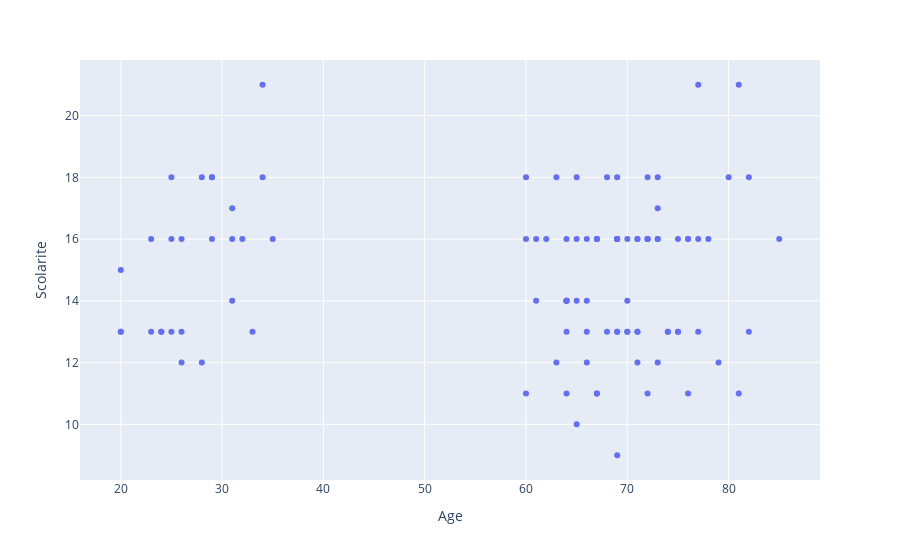

The cell this chart's notebook holds for it:
### Code cell
fig = px.scatter(data, x="Age", y="Scolarite")
#fig.show()
#plt.savefig('tessstttyyy.png', dpi=100)

#plt.draw()
fig

### Figure 1 — Plotly figure (JSON) as saved in the notebook; plotly's stock layout.template omitted (floating-point values rounded to 4 significant figures)
{"data": [{"hovertemplate": "Age=%{x}<br>Scolarite=%{y}<extra></extra>", "legendgroup": "", "marker": {"color": "#636efa", "symbol": "circle"}, "mode": "markers", "name": "", "showlegend": false, "type": "scatter", "x": [67, 77, 66, 79, 80, 69, 69, 76, 67, 75, 78, 71, 82, 68, 73, 60, 69, 71, 72, 67, 66, 73, 72, 64, 65, 85, 72, 81, 73, 65, 67, 69, 75, 69, 64, 64, 73, 70, 75, 65, 76, 70, 71, 72, 64, 69, 74, 81, 64, 73, 82, 70, 77, 67, 64, 69, 76, 60, 68, 70, 74, 71, 61, 63, 66, 61, 72, 64, 77, 63, 65, 69, 66, 71, 60, 62, 25, 20, 24, 28, 23, 25, 20, 24, 20, 31, 28, 33, 25, 32, 26, 29, 23, 26, 31, 31, 29, 34, 34, 26, 29, 35, null, null, null, null], "xaxis": "x", "y": [11, 16, 16, 12, 18, 18, 13, 11, 11, 16, 16, 12, 18, 18, 18, 18, 13, 13, 16, 16, 12, 12, 18, 14, 14, 16, 11, 11, 16, 10, 16, 16, 13, 16, 16, 11, 17, 13, 13, 18, 16, 14, 16, 16, 14, 16, 13, 21, 14, 16, 13, 13, 21, 16, 13, 9, 16, 11, 13, 16, 13, 16, 14, 18, 13, 16, 16, 14, 13, 12, 16, 16, 14, 13, 16, 16, 16, 15, 13, 18, 13, 18, 13, 13, 13, 14, 12, 13, 13, 16, 12, 16, 16, 13, 16, 17, 18, 18, 21, 16, 18, 16, null, null, null, null], "yaxis": "y"}], "layout": {"legend": {"tracegroupgap": 0}, "margin": {"t": 60}, "xaxis": {"anchor": "y", "domain": [0, 1], "title": {"text": "Age"}}, "yaxis": {"anchor": "x", "domain": [0, 1], "title": {"text": "Scolarite"}}}}
